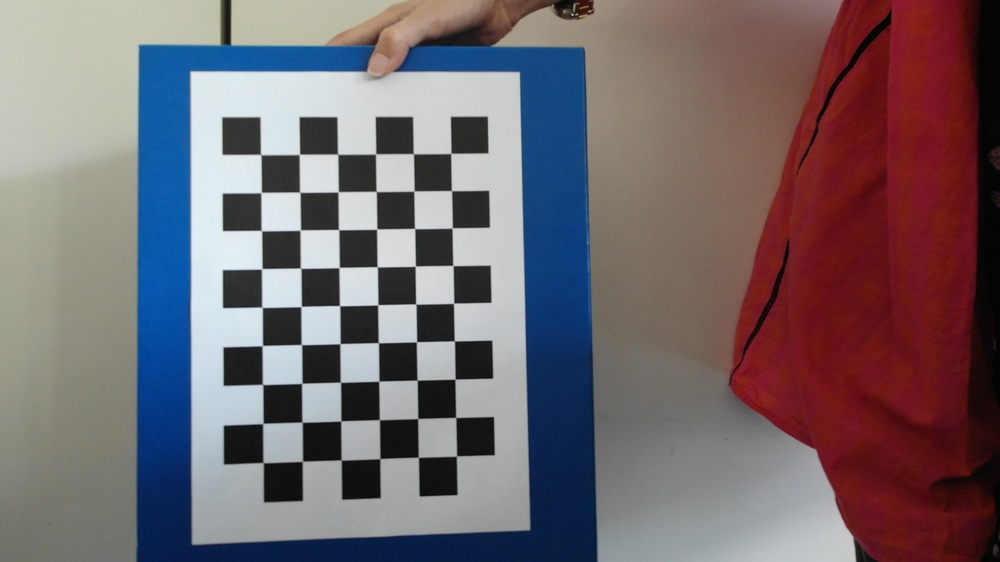
#> input picture images/DJI_0215.JPG, 1000 x 562 px, shrunk from 4056 x 2280 before the run; its folder holds only this picture in this run
$ python camera_calibration.py   (Python 2 division)
#> lines starting #> are read from the running program, lines starting #| are printed output that depends on the picture; after the words box and inside, x2 and y2 are one past the last pixel; in counts of white or black regions, pixels touching at a corner belong together; long printed decimals are rounded
#!/usr/bin/env python

import cv2 as cv
import glob
import numpy as np

# termination criteria
criteria = (cv.TERM_CRITERIA_EPS + cv.TERM_CRITERIA_MAX_ITER, 30, 0.001)
print '1'
# prepare object points, like (0,0,0), (1,0,0), (2,0,0) ....,(6,5,0)
objp = np.zeros((6*9,3), np.float32)
objp[:,:2] = np.mgrid[0:9,0:6].T.reshape(-1,2)
print '2'
# Arrays to store object points and image points from all the images.
objpoints = [] # 3d point in real world space
imgpoints = [] # 2d points in image plane.
images = glob.glob('/root/Desktop/thesis/images/*.JPG')
#print images
print '3'

for fname in images:
    print '4'
    img = cv.imread(fname)
#> img is the input picture: shape (562, 1000, 3); mean B, G, R 108.9, 103.9, 115.3
    gray = cv.cvtColor(img, cv.COLOR_BGR2GRAY)
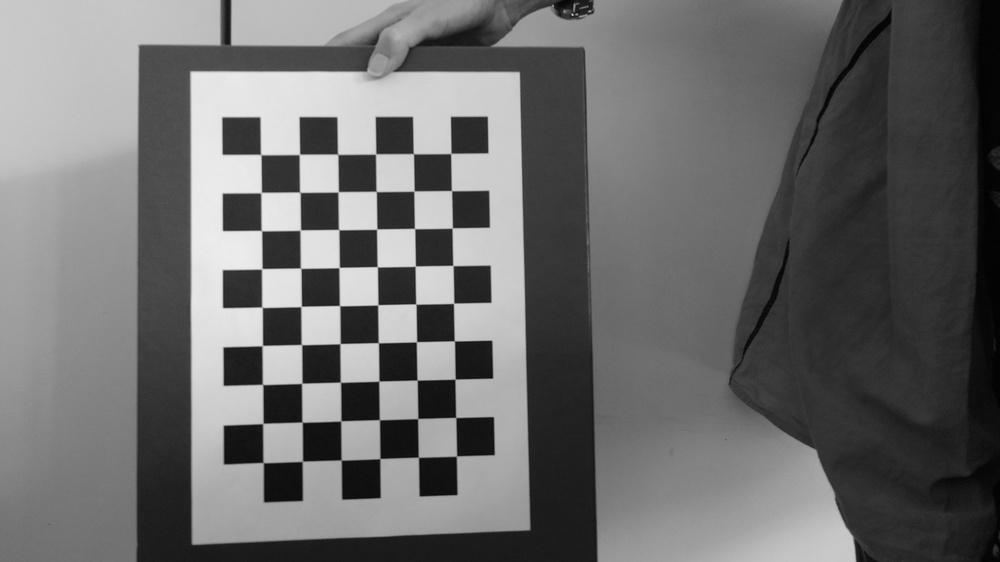
#> gray: shape (562, 1000); min 1, max 238, mean 107.9
    # Find the chess board corners
    ret, corners = cv.findChessboardCorners(gray, (9,6), None)
#> ret = True; corners = 54 rows, first 8: [450.8, 153.4], [451.5, 190.6], [452.2, 228], [452.9, 265.5], [453.6, 303.2], [454.4, 340.8], [455, 379], [455.7, 417.5]
    # If found, add object points, image points (after refining them)
    if ret == True:
        objpoints.append(objp)
        corners2 = cv.cornerSubPix(gray,corners, (11,11), (-1,-1), criteria)
#> corners2 = 54 rows, first 8: [450.8, 153.4], [451.5, 190.6], [452.2, 228], [452.9, 265.5], [453.6, 303.3], [454.4, 340.9], [455.1, 379.1], [455.7, 417.5]
        imgpoints.append(corners)
        # Draw and display the corners
        cv.drawChessboardCorners(img, (9,6), corners2, ret)
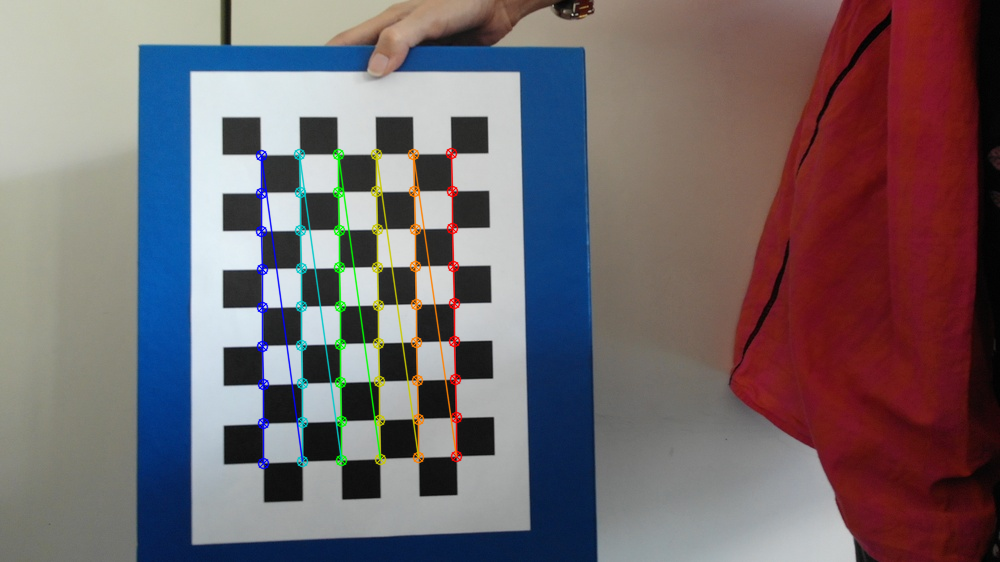
#> img: shape (562, 1000, 3); 2.53% of pixels changed, all inside (x1, y1, x2, y2) = (255, 147, 463, 470)
        cv.imshow('img', img)
        cv.waitKey(500)
cv.destroyAllWindows()


ret, mtx, dist, rvecs, tvecs = cv.calibrateCamera(objpoints, imgpoints, gray.shape[::-1], None, None)
#> ret = 0.0851; mtx = [[927, 0, 477.3], [0, 926.3, 245.3], [0, 0, 1]]; dist = [[0.0651, 0.632, -0.00132, 0.00624, -5.51]]; rvecs = ([-0.101, -0.0222, 1.55],); tvecs = ([-0.708, -2.46, 24.78],)
print 'mtx: ', mtx
#| mtx:  [[927.041   0.         477.297 ]
#|  [  0.         926.260 245.318]
#|  [  0.           0.           1.        ]]
print 'dist: ', dist
#| dist:  [[ 6.51344027e-02  6.32319347e-01 -1.32459929e-03  6.23729102e-03
#|   -5.51167645e+00]]
print 'rvecs: ', rvecs
#| rvecs:  (array([[-0.1009],
#|        [-0.02218 ],
#|        [ 1.552]]),)
print 'tvecs: ', tvecs
#| tvecs:  (array([[-0.708],
#|        [-2.458],
#|        [24.781]]),)
print 'shape rvecs: ', np.shape(rvecs)
#| shape rvecs:  (1, 3, 1)
print 'shape tvecs: ', np.shape(tvecs)
#| shape tvecs:  (1, 3, 1)

$ run again, on images/DJI_0223.JPG
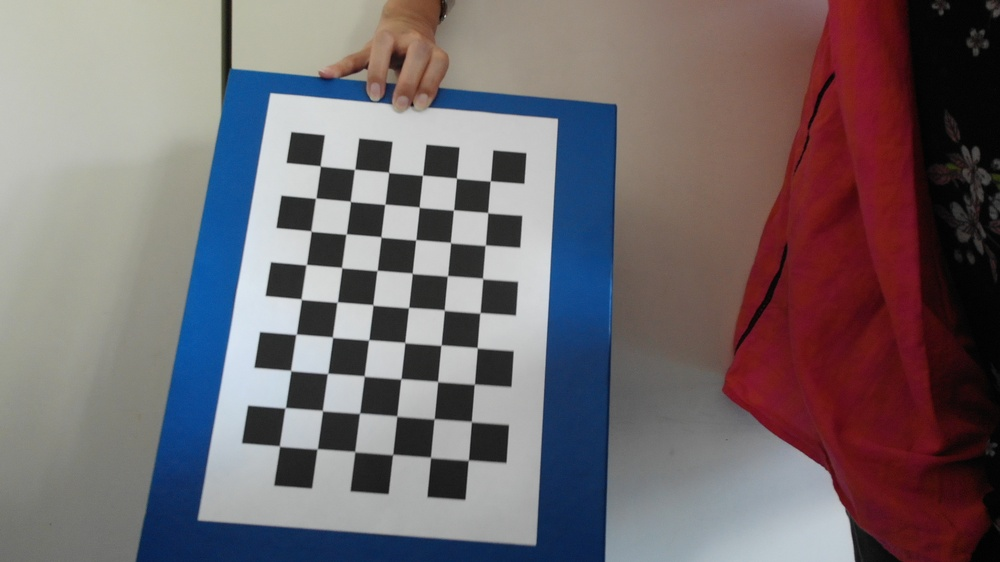
#> input picture images/DJI_0223.JPG, 1000 x 562 px, shrunk from 4056 x 2280 before the run
#> img is the input picture: shape (562, 1000, 3); mean B, G, R 109.3, 105.6, 115
#> `gray = cv.cvtColor(img, cv.COLOR_BGR2GRAY)`:
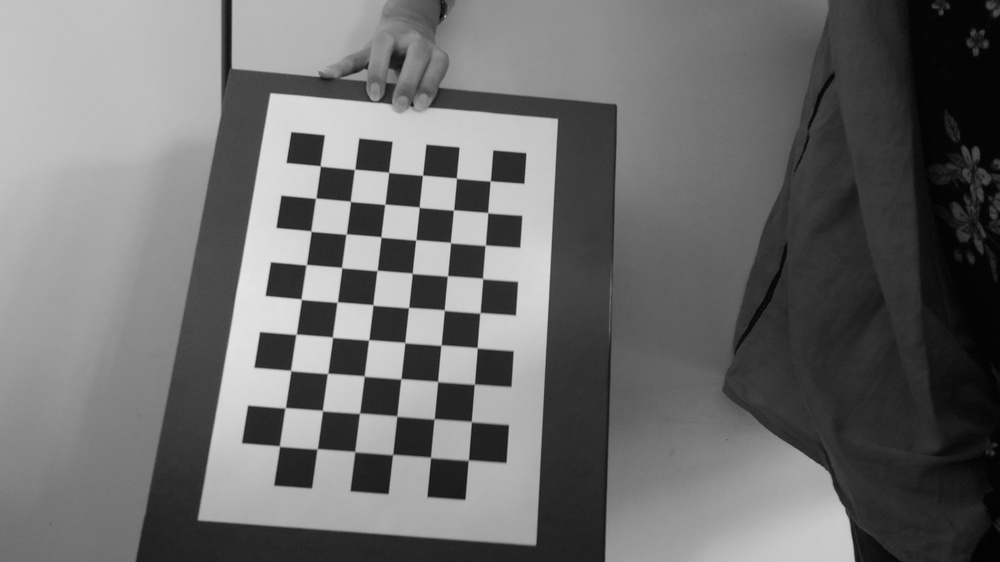
#> gray: shape (562, 1000); min 0, max 229, mean 108.8
#> `ret, corners = cv.findChessboardCorners(gray, (9,6), None)`: ret = True; corners = 54 rows, first 8: [490.3, 180.9], [487.7, 212.7], [485.3, 245.2], [482.6, 278.4], [480, 312.8], [477.2, 347.7], [474.3, 384.2], [471.4, 421.6]
#> corners2 = 54 rows, first 8: [490.3, 180.9], [487.7, 212.7], [485.3, 245.2], [482.6, 278.5], [479.9, 312.8], [477.2, 347.8], [474.3, 384.2], [471.4, 421.6]
#> `cv.drawChessboardCorners(img, (9,6), corners2, ret)`:
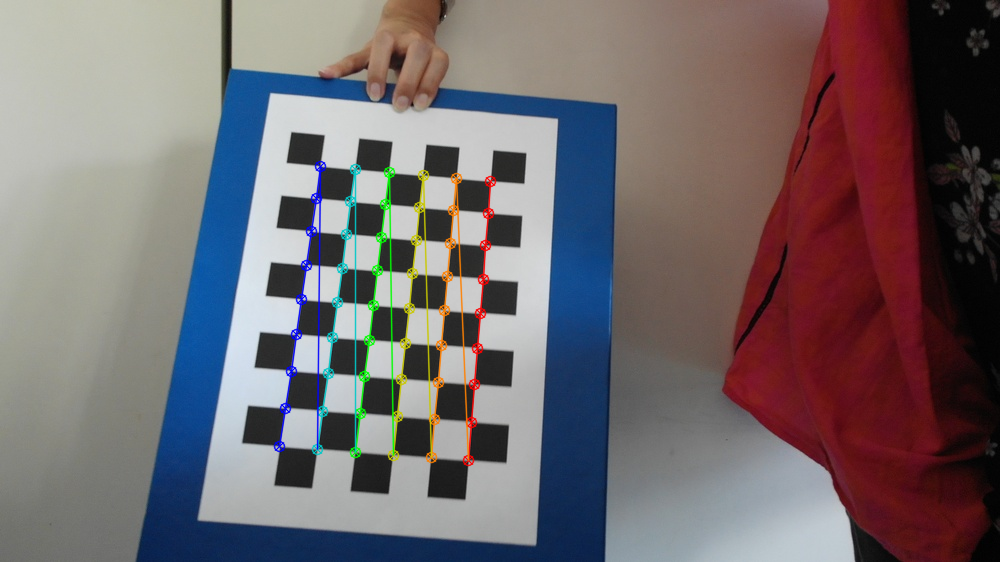
#> img: shape (562, 1000, 3); 2.39% of pixels changed, all inside (x1, y1, x2, y2) = (273, 160, 497, 467)
#> `ret, mtx, dist, rvecs, tvecs = cv.calibrateCamera(objpoints, imgpoints..`: ret = 0.155; mtx = [[848.1, 0, 538.1], [0, 868.6, 270.8], [0, 0, 1]]; dist = [[0.437, -3.05, -0.0221, 0.026, 9.56]]; rvecs = ([-0.311, 0.251, 1.62],); tvecs = ([-1.42, -2.59, 25.18],)
#| mtx:  [[848.133   0.         538.143]
#|  [  0.         868.590   270.792]
#|  [  0.           0.           1.        ]]
#| dist:  [[ 0.4374 -3.051 -0.02206  0.02601  9.556]]
#| rvecs:  (array([[-0.3112],
#|        [ 0.2507],
#|        [ 1.617]]),)
#| tvecs:  (array([[-1.420],
#|        [-2.587],
#|        [25.181]]),)
#| shape rvecs:  (1, 3, 1)
#| shape tvecs:  (1, 3, 1)

$ run again, on images/DJI_0225.JPG
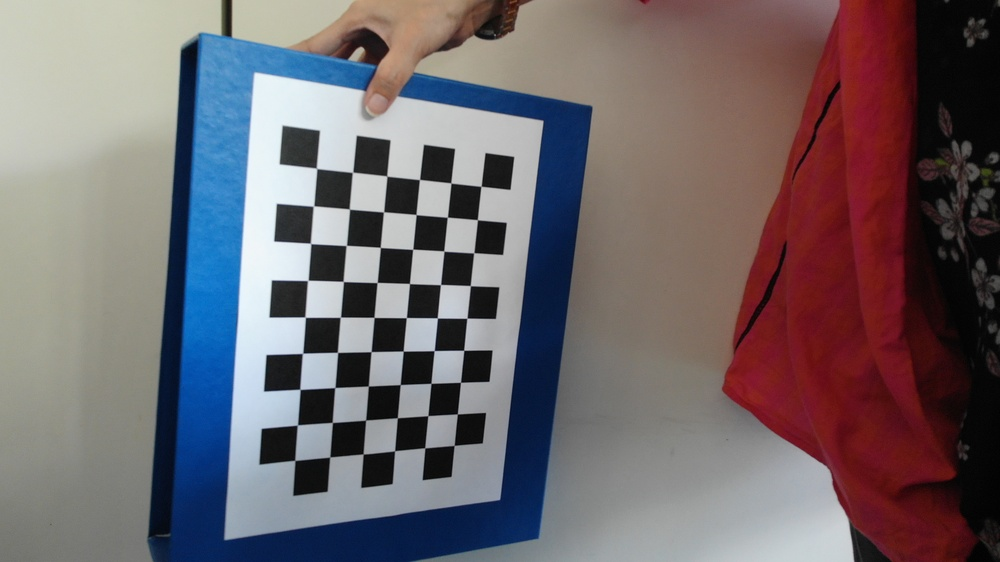
#> input picture images/DJI_0225.JPG, 1000 x 562 px, shrunk from 4056 x 2280 before the run
#> img is the input picture: shape (562, 1000, 3); mean B, G, R 107.6, 103.4, 112.1
#> `gray = cv.cvtColor(img, cv.COLOR_BGR2GRAY)`:
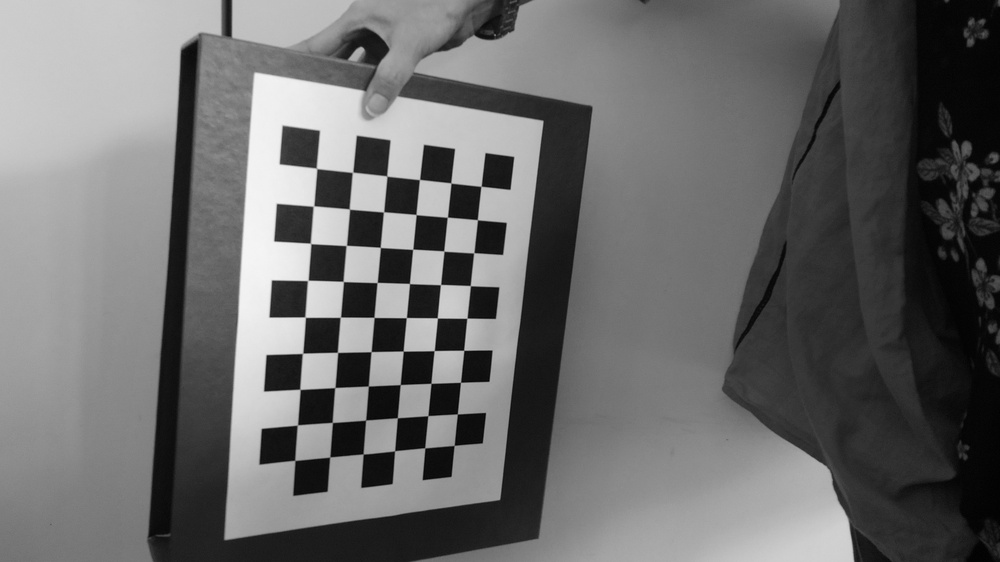
#> gray: shape (562, 1000); min 0, max 246, mean 106.5
#> `ret, corners = cv.findChessboardCorners(gray, (9,6), None)`: ret = True; corners = 54 rows, first 8: [481, 186.4], [477.3, 219.6], [473.7, 252.7], [470.4, 285.6], [466.9, 318.3], [463.8, 350.3], [460.5, 382.3], [457.2, 414]
#> corners2 = 54 rows, first 8: [481, 186.3], [477.4, 219.7], [473.8, 252.8], [470.3, 285.6], [466.9, 318.2], [463.7, 350.3], [460.5, 382.3], [457.3, 414]
#> `cv.drawChessboardCorners(img, (9,6), corners2, ret)`:
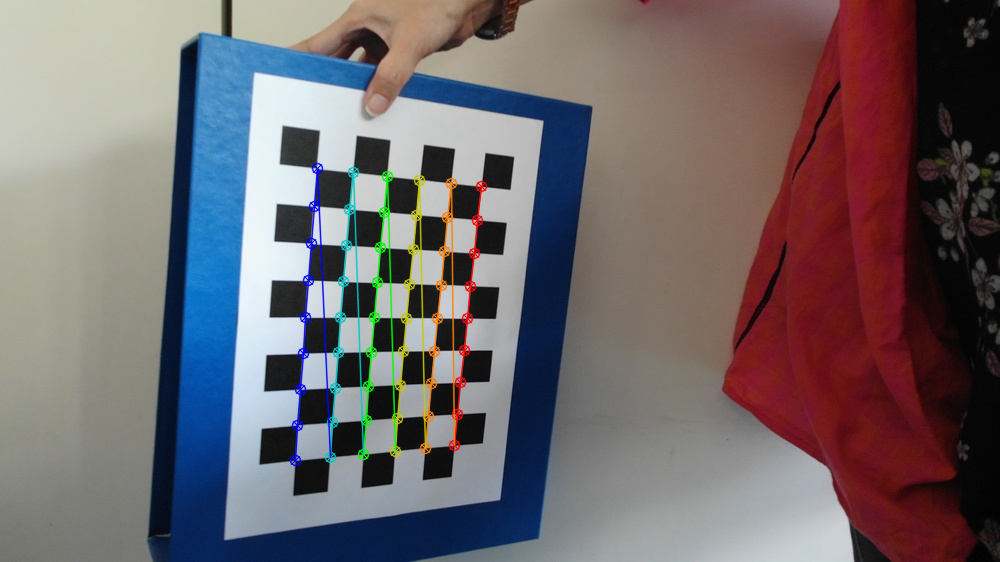
#> img: shape (562, 1000, 3); 2.34% of pixels changed, all inside (x1, y1, x2, y2) = (289, 162, 488, 467)
#> `ret, mtx, dist, rvecs, tvecs = cv.calibrateCamera(objpoints, imgpoints..`: ret = 0.155; mtx = [[623.2, 0, 528.4], [0, 652.8, 294], [0, 0, 1]]; dist = [[0.141, -0.716, 0.0239, 0.0302, 1.72]]; rvecs = ([-0.242, -0.531, 1.61],); tvecs = ([-1.49, -3.2, 19.13],)
#| mtx:  [[623.183   0.         528.415]
#|  [  0.         652.764 294.049 ]
#|  [  0.           0.           1.        ]]
#| dist:  [[ 0.1413 -0.7161  0.02385  0.03019   1.724]]
#| rvecs:  (array([[-0.2419],
#|        [-0.5309],
#|        [ 1.610 ]]),)
#| tvecs:  (array([[-1.489],
#|        [-3.199  ],
#|        [19.125]]),)
#| shape rvecs:  (1, 3, 1)
#| shape tvecs:  (1, 3, 1)

$ run again, on images/DJI_0227.JPG
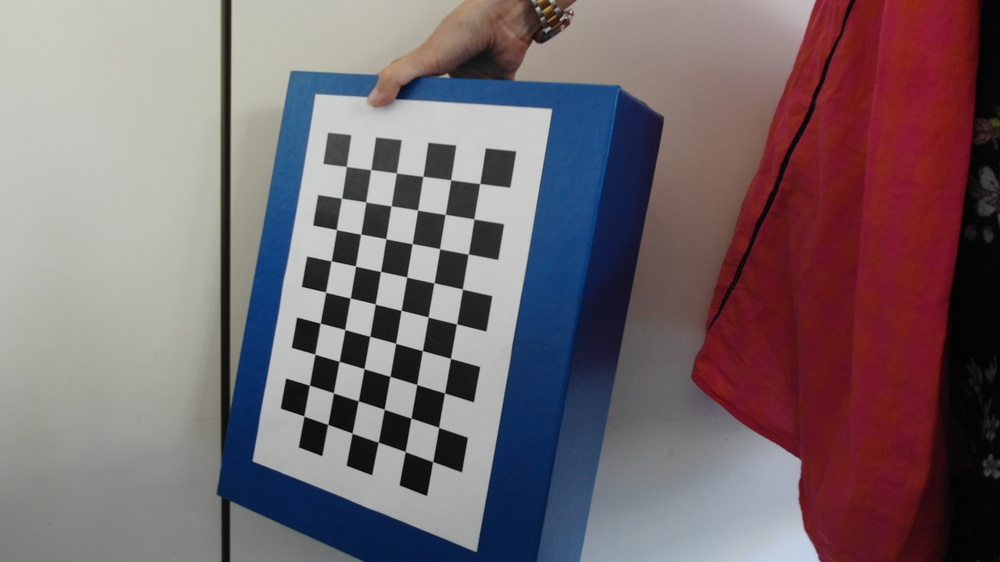
#> input picture images/DJI_0227.JPG, 1000 x 562 px, shrunk from 4056 x 2280 before the run
#> img is the input picture: shape (562, 1000, 3); mean B, G, R 109, 103.7, 118.7
#> `gray = cv.cvtColor(img, cv.COLOR_BGR2GRAY)`:
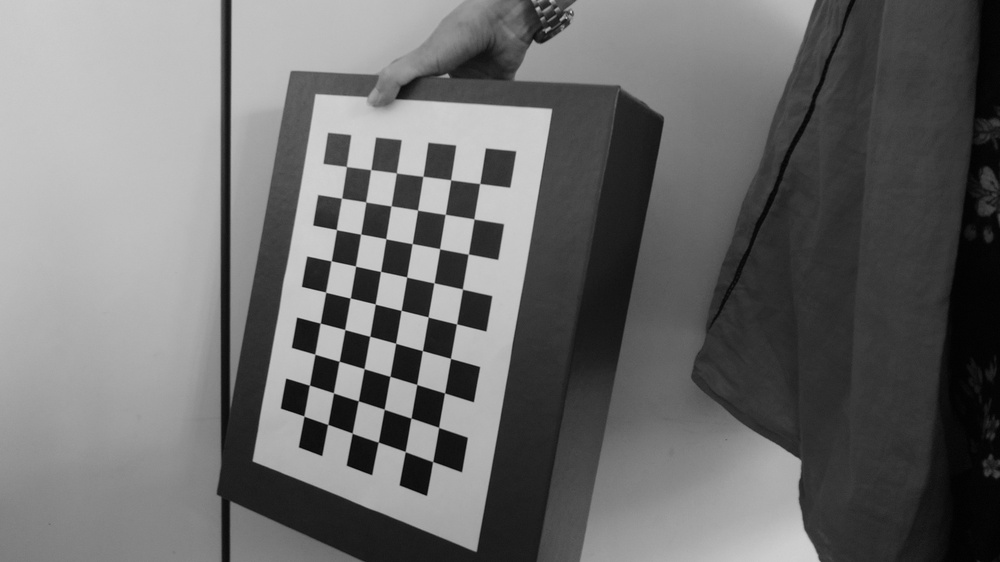
#> gray: shape (562, 1000); min 1, max 211, mean 108.8
#> `ret, corners = cv.findChessboardCorners(gray, (9,6), None)`: ret = True; corners = 54 rows, first 8: [479.8, 183.4], [473.9, 218.9], [468.3, 254], [462.4, 289.1], [456.6, 323.8], [450.5, 358.4], [444.5, 392.9], [438.7, 427.4]
#> corners2 = 54 rows, first 8: [479.7, 183.5], [474, 218.9], [468.3, 254.1], [462.4, 289.1], [456.5, 323.9], [450.5, 358.4], [444.5, 392.9], [438.6, 427.4]
#> `cv.drawChessboardCorners(img, (9,6), corners2, ret)`:
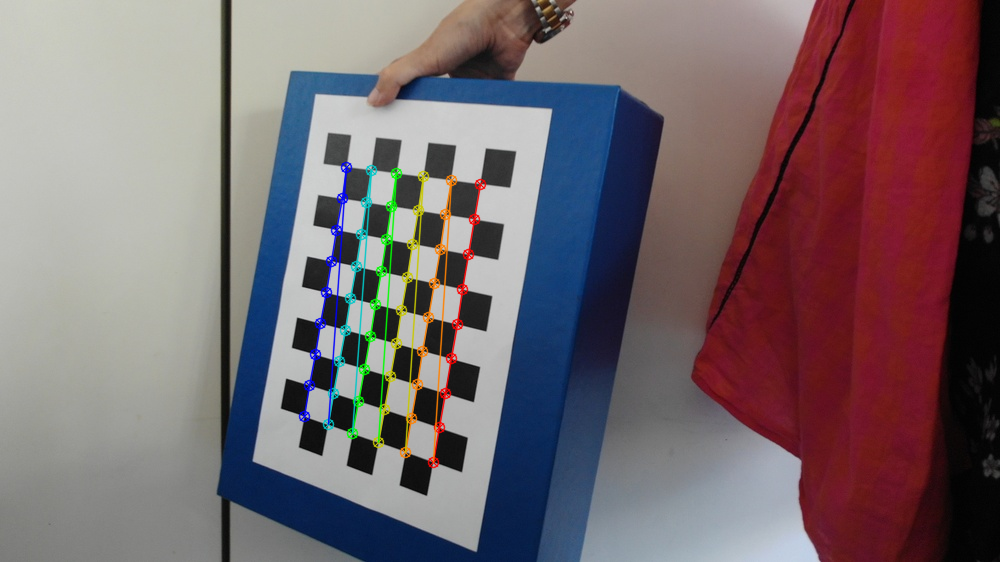
#> img: shape (562, 1000, 3); 2.26% of pixels changed, all inside (x1, y1, x2, y2) = (298, 161, 487, 469)
#> `ret, mtx, dist, rvecs, tvecs = cv.calibrateCamera(objpoints, imgpoints..`: ret = 0.182; mtx = [[484.9, 0, 555.7], [0, 505.8, 270.4], [0, 0, 1]]; dist = [[-0.0863, 0.417, -0.0185, -0.0126, -0.461]]; rvecs = ([0.257, 0.336, 1.72],); tvecs = ([-2.21, -2.42, 14.26],)
#| mtx:  [[484.942   0.         555.656]
#|  [  0.         505.766 270.420 ]
#|  [  0.           0.           1.        ]]
#| dist:  [[-0.08633  0.4169 -0.01848 -0.01257  -0.4607]]
#| rvecs:  (array([[0.257],
#|        [0.3357],
#|        [1.719]]),)
#| tvecs:  (array([[-2.207],
#|        [-2.422],
#|        [14.263]]),)
#| shape rvecs:  (1, 3, 1)
#| shape tvecs:  (1, 3, 1)
